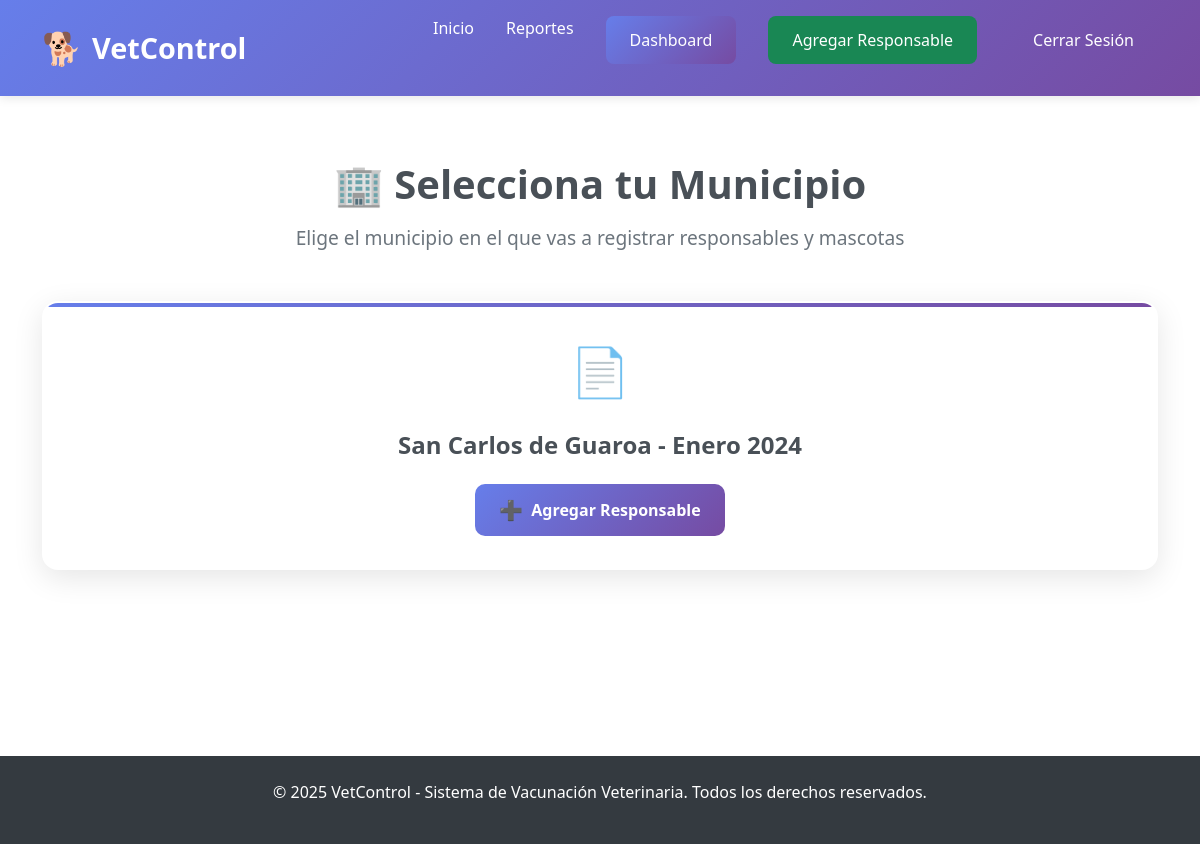
Page /api/responsables/seleccionar/ (signed in) on the earlier database version.
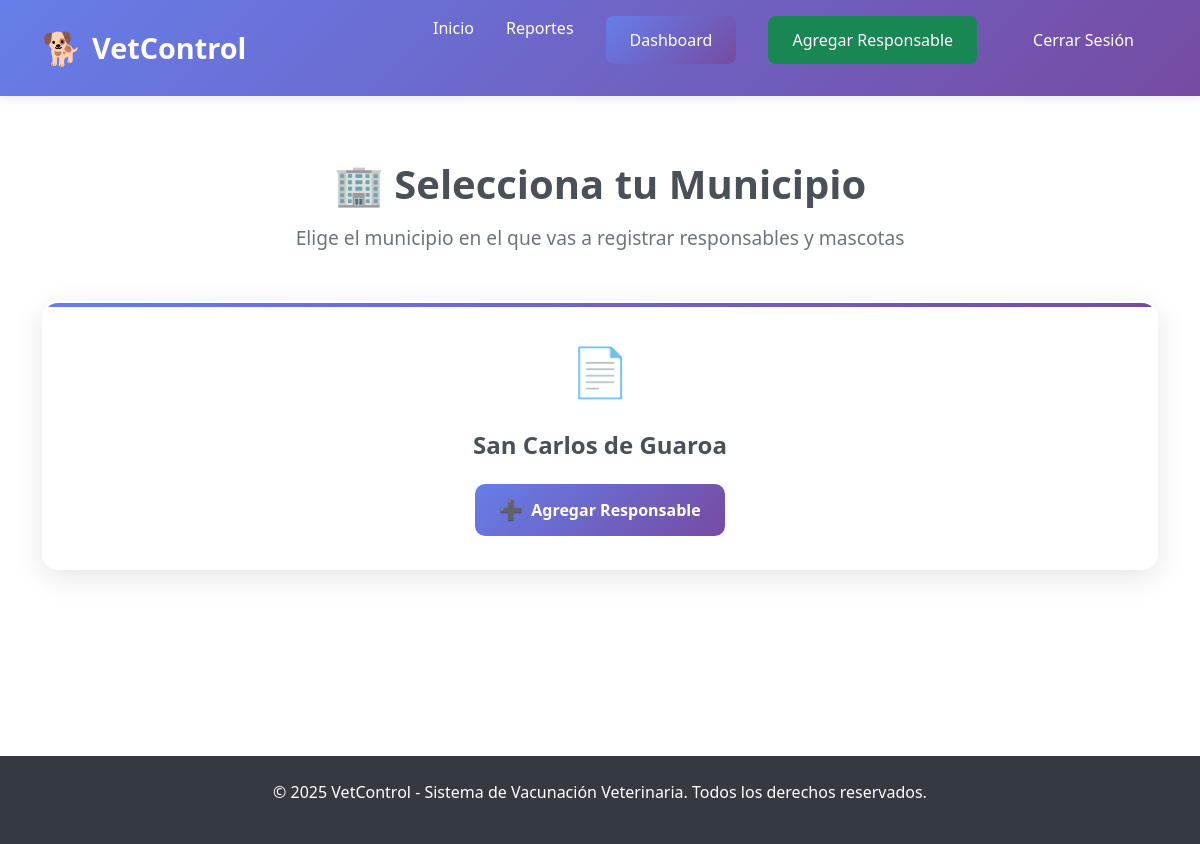
Same page on the later database version.
### api/models.py (models this page shows, shortened)
class Planilla(models.Model):
    TIPO_ZONA_CHOICES = [
        ('urbano', 'Urbano'),
        ('rural', 'Rural'),
    ]
    nombre = models.CharField(max_length=100)
    assigned_to = models.ForeignKey(
        settings.AUTH_USER_MODEL,
        on_delete=models.CASCADE,
        related_name='planillas',
        null=True,
        blank=True,
        help_text="Vacunador principal asignado (compatibilidad)"
    )
    tecnico_asignado = models.ForeignKey(
        settings.AUTH_USER_MODEL,
        on_delete=models.SET_NULL,
        null=True,
        blank=True,
        related_name='planillas_asignadas',
        limit_choices_to={'tipo_usuario': 'tecnico'},
        help_text="Técnico principal asignado"
    )
    vacunadores_adicionales = models.ManyToManyField(
        settings.AUTH_USER_MODEL,
        blank=True,
        related_name='planillas_como_vacunador_adicional',
        limit_choices_to={'tipo_usuario': 'vacunador'},
        help_text="Vacunadores adicionales asignados"
    )
    tecnicos_adicionales = models.ManyToManyField(
        settings.AUTH_USER_MODEL,
        blank=True,
        related_name='planillas_como_tecnico_adicional',
        limit_choices_to={'tipo_usuario': 'tecnico'},
        help_text="Técnicos adicionales asignados"
    )
    municipio = models.CharField(max_length=100, default="Sin especificar", help_text="Nombre del municipio")
    urbano_rural = models.CharField(max_length=10, choices=TIPO_ZONA_CHOICES, default="urbano", help_text="Tipo de zona: urbano o rural")
    centro_poblado_vereda_barrio = models.CharField(max_length=100, default="Sin especificar", help_text="Centro poblado, vereda o barrio")
    zona = models.CharField(max_length=100, default="Sin especificar", help_text="Zona específica")
    creada = models.DateTimeField(auto_now_add=True)
    class Meta:
        verbose_name = "Municipio"
        verbose_name_plural = "Municipios"

### api/views.py (the view)
# urls.py: path('responsables/seleccionar/', views.elegir_planilla, name='elegir_planilla'),
@login_required
def elegir_planilla(request):
    planillas = Planilla.objects.filter(assigned_to=request.user)
    return render(request, 'api/elegir_planilla.html', {
        'planillas': planillas
    })

### api/templates/api/elegir_planilla.html (shortened to what this page needs)
{% extends 'api/base.html' %}
{% block content %}
<div class="planilla-selection">
  <div class="selection-header">
    <h1>🏢 Selecciona tu Municipio</h1>
    <p>Elige el municipio en el que vas a registrar responsables y mascotas</p>
  </div>
  {% if planillas %}
  <div class="planillas-grid">
    {% for planilla in planillas %}
    <div class="planilla-card">
      <div class="planilla-icon">
        📄
      </div>
      <div class="planilla-info">
        <h3>{{ planilla.nombre }}</h3>
      </div>
      <div class="planilla-actions">
        <a href="{% url 'crear_responsable' planilla_id=planilla.id %}" class="btn-select-planilla">
          <span class="btn-icon">➕</span>
          Agregar Responsable
        </a>
      </div>
    </div>
    {% endfor %}
  </div>
  {% endif %}
</div>
{% endblock %}

Differences in the rows shown:
changed Planilla: nombre "San Carlos de Guaroa - Enero 2024" → "San Carlos de Guaroa"
